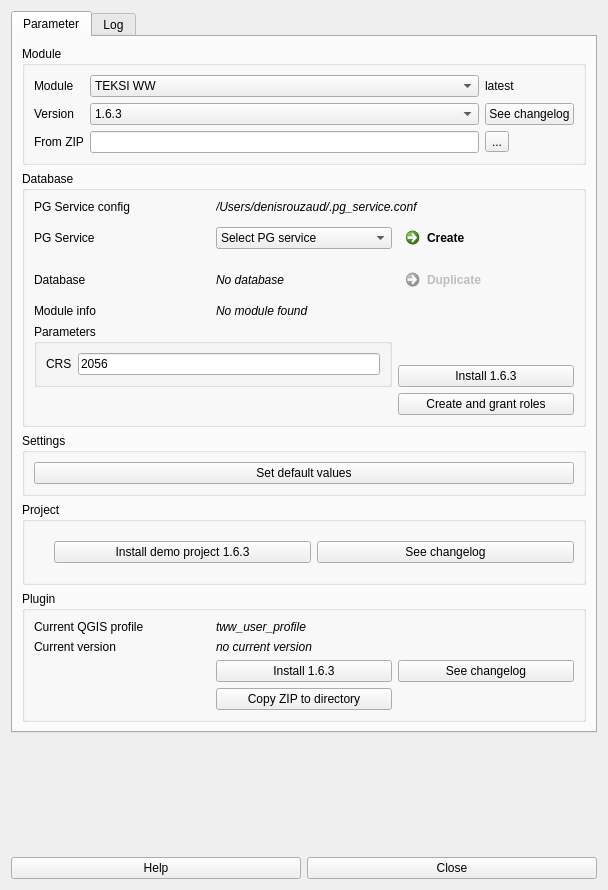
<?xml version="1.0" encoding="UTF-8"?>
<ui version="4.0">
 <class>MainDialog</class>
 <widget class="QWidget" name="MainDialog">
  <property name="geometry">
   <rect>
    <x>0</x>
    <y>0</y>
    <width>608</width>
    <height>890</height>
   </rect>
  </property>
  <property name="windowTitle">
   <string>TEKSI Module Management Tool</string>
  </property>
  <layout class="QGridLayout" name="gridLayout_2">
   <item row="6" column="1">
    <widget class="QPushButton" name="close_pushButton">
     <property name="text">
      <string>Close</string>
     </property>
    </widget>
   </item>
   <item row="6" column="0">
    <widget class="QPushButton" name="help_pushButton">
     <property name="text">
      <string>Help</string>
     </property>
    </widget>
   </item>
   <item row="5" column="0">
    <spacer name="verticalSpacer">
     <property name="orientation">
      <enum>Qt::Vertical</enum>
     </property>
     <property name="sizeHint" stdset="0">
      <size>
       <width>20</width>
       <height>40</height>
      </size>
     </property>
    </spacer>
   </item>
   <item row="0" column="0" rowspan="5" colspan="2">
    <widget class="QTabWidget" name="tabWidget">
     <property name="currentIndex">
      <number>0</number>
     </property>
     <widget class="QWidget" name="tab_3">
      <attribute name="title">
       <string>Parameter</string>
      </attribute>
      <layout class="QGridLayout" name="gridLayout_7">
       <item row="1" column="0">
        <widget class="QGroupBox" name="groupBox_2">
         <property name="title">
          <string>Database</string>
         </property>
         <layout class="QGridLayout" name="gridLayout_5">
          <item row="5" column="0" rowspan="2" colspan="2">
           <widget class="QGroupBox" name="groupBox_5">
            <property name="title">
             <string>Parameters</string>
            </property>
            <layout class="QGridLayout" name="gridLayout_6">
             <item row="0" column="0">
              <widget class="QLabel" name="label_14">
               <property name="text">
                <string>CRS</string>
               </property>
              </widget>
             </item>
             <item row="0" column="1">
              <widget class="QLineEdit" name="lineEdit">
               <property name="text">
                <string>2056</string>
               </property>
              </widget>
             </item>
            </layout>
           </widget>
          </item>
          <item row="1" column="1">
           <widget class="QComboBox" name="db_services_comboBox">
            <item>
             <property name="text">
              <string>Select PG service</string>
             </property>
            </item>
            <item>
             <property name="text">
              <string>tww_pully_admin</string>
             </property>
            </item>
            <item>
             <property name="text">
              <string>tww_pully_user</string>
             </property>
            </item>
            <item>
             <property name="text">
              <string>tdw_pully_admin</string>
             </property>
            </item>
            <item>
             <property name="text">
              <string>tdw_pully_user</string>
             </property>
            </item>
            <item>
             <property name="text">
              <string>jardins_admin</string>
             </property>
            </item>
           </widget>
          </item>
          <item row="1" column="0">
           <widget class="QLabel" name="label_3">
            <property name="text">
             <string>PG Service</string>
            </property>
           </widget>
          </item>
          <item row="0" column="1" colspan="2">
           <widget class="QLabel" name="db_servicesConfigFilePath_label">
            <property name="font">
             <font>
              <italic>true</italic>
             </font>
            </property>
            <property name="text">
             <string>/Users/denisrouzaud/.pg_service.conf</string>
            </property>
            <property name="textInteractionFlags">
             <set>Qt::LinksAccessibleByMouse|Qt::TextSelectableByKeyboard|Qt::TextSelectableByMouse</set>
            </property>
           </widget>
          </item>
          <item row="1" column="2">
           <widget class="QCommandLinkButton" name="db_create_button">
            <property name="text">
             <string>Create</string>
            </property>
           </widget>
          </item>
          <item row="4" column="0">
           <widget class="QLabel" name="label_11">
            <property name="text">
             <string>Module info</string>
            </property>
           </widget>
          </item>
          <item row="9" column="2">
           <widget class="QPushButton" name="pushButton_9">
            <property name="text">
             <string>Create and grant roles</string>
            </property>
           </widget>
          </item>
          <item row="6" column="2">
           <widget class="QPushButton" name="pushButton">
            <property name="text">
             <string>Install 1.6.3</string>
            </property>
           </widget>
          </item>
          <item row="3" column="0">
           <widget class="QLabel" name="label_4">
            <property name="text">
             <string>Database</string>
            </property>
           </widget>
          </item>
          <item row="3" column="2">
           <widget class="QCommandLinkButton" name="db_duplicate_button">
            <property name="enabled">
             <bool>false</bool>
            </property>
            <property name="cursor">
             <cursorShape>ArrowCursor</cursorShape>
            </property>
            <property name="text">
             <string>Duplicate</string>
            </property>
           </widget>
          </item>
          <item row="4" column="1">
           <widget class="QLabel" name="db_moduleInfo_label">
            <property name="font">
             <font>
              <italic>true</italic>
             </font>
            </property>
            <property name="text">
             <string>No module found</string>
            </property>
           </widget>
          </item>
          <item row="3" column="1">
           <widget class="QLabel" name="db_database_label">
            <property name="font">
             <font>
              <italic>true</italic>
             </font>
            </property>
            <property name="text">
             <string>No database</string>
            </property>
           </widget>
          </item>
          <item row="0" column="0">
           <widget class="QLabel" name="label_9">
            <property name="text">
             <string>PG Service config</string>
            </property>
           </widget>
          </item>
         </layout>
        </widget>
       </item>
       <item row="0" column="0">
        <widget class="QGroupBox" name="groupBox">
         <property name="title">
          <string>Module</string>
         </property>
         <layout class="QGridLayout" name="gridLayout">
          <item row="0" column="1">
           <widget class="QLabel" name="label">
            <property name="text">
             <string>Module</string>
            </property>
           </widget>
          </item>
          <item row="1" column="1">
           <widget class="QLabel" name="label_2">
            <property name="text">
             <string>Version</string>
            </property>
           </widget>
          </item>
          <item row="1" column="2">
           <widget class="QComboBox" name="module_version_comboBox">
            <item>
             <property name="text">
              <string>1.6.3</string>
             </property>
            </item>
            <item>
             <property name="text">
              <string>1.6.2</string>
             </property>
            </item>
            <item>
             <property name="text">
              <string>testing (Attention! Never use in production)</string>
             </property>
            </item>
           </widget>
          </item>
          <item row="0" column="2">
           <widget class="QComboBox" name="module_module_comboBox">
            <item>
             <property name="text">
              <string>TEKSI WW</string>
             </property>
            </item>
            <item>
             <property name="text">
              <string>TEKSI DW</string>
             </property>
            </item>
           </widget>
          </item>
          <item row="1" column="3">
           <widget class="QPushButton" name="module_seeChangeLog_pushButton">
            <property name="text">
             <string>See changelog</string>
            </property>
           </widget>
          </item>
          <item row="2" column="1">
           <widget class="QLabel" name="label_15">
            <property name="text">
             <string>From ZIP</string>
            </property>
           </widget>
          </item>
          <item row="2" column="2">
           <widget class="QLineEdit" name="module_fromZip_lineEdit"/>
          </item>
          <item row="2" column="3">
           <widget class="QToolButton" name="module_browseZip_toolButton">
            <property name="text">
             <string>...</string>
            </property>
           </widget>
          </item>
          <item row="0" column="3">
           <widget class="QLabel" name="module_latestVersion_label">
            <property name="text">
             <string>latest</string>
            </property>
           </widget>
          </item>
         </layout>
        </widget>
       </item>
       <item row="4" column="0">
        <widget class="QGroupBox" name="groupBox_3">
         <property name="title">
          <string>Plugin</string>
         </property>
         <layout class="QGridLayout" name="gridLayout_3">
          <item row="3" column="1">
           <widget class="QPushButton" name="pushButton_8">
            <property name="text">
             <string>Copy ZIP to directory</string>
            </property>
           </widget>
          </item>
          <item row="0" column="0">
           <widget class="QLabel" name="label_6">
            <property name="text">
             <string>Current QGIS profile</string>
            </property>
           </widget>
          </item>
          <item row="0" column="1">
           <widget class="QLabel" name="label_7">
            <property name="font">
             <font>
              <italic>true</italic>
             </font>
            </property>
            <property name="text">
             <string>tww_user_profile</string>
            </property>
           </widget>
          </item>
          <item row="1" column="0">
           <widget class="QLabel" name="label_5">
            <property name="text">
             <string>Current version</string>
            </property>
           </widget>
          </item>
          <item row="1" column="1">
           <widget class="QLabel" name="label_8">
            <property name="font">
             <font>
              <italic>true</italic>
             </font>
            </property>
            <property name="text">
             <string>no current version</string>
            </property>
           </widget>
          </item>
          <item row="2" column="1">
           <widget class="QPushButton" name="pushButton_5">
            <property name="text">
             <string>Install 1.6.3</string>
            </property>
           </widget>
          </item>
          <item row="2" column="2">
           <widget class="QPushButton" name="pushButton_11">
            <property name="text">
             <string>See changelog</string>
            </property>
           </widget>
          </item>
         </layout>
        </widget>
       </item>
       <item row="3" column="0">
        <widget class="QGroupBox" name="groupBox_4">
         <property name="title">
          <string>Project</string>
         </property>
         <layout class="QGridLayout" name="gridLayout_4">
          <item row="0" column="2">
           <widget class="QPushButton" name="pushButton_10">
            <property name="text">
             <string>See changelog</string>
            </property>
           </widget>
          </item>
          <item row="0" column="1">
           <widget class="QPushButton" name="pushButton_4">
            <property name="text">
             <string>Install demo project 1.6.3</string>
            </property>
           </widget>
          </item>
          <item row="0" column="0">
           <spacer name="verticalSpacer_2">
            <property name="orientation">
             <enum>Qt::Vertical</enum>
            </property>
            <property name="sizeHint" stdset="0">
             <size>
              <width>20</width>
              <height>40</height>
             </size>
            </property>
           </spacer>
          </item>
         </layout>
        </widget>
       </item>
       <item row="2" column="0">
        <widget class="QGroupBox" name="groupBox_6">
         <property name="title">
          <string>Settings</string>
         </property>
         <layout class="QGridLayout" name="gridLayout_8">
          <item row="0" column="0">
           <widget class="QPushButton" name="pushButton_7">
            <property name="text">
             <string>Set default values</string>
            </property>
           </widget>
          </item>
         </layout>
        </widget>
       </item>
      </layout>
     </widget>
     <widget class="QWidget" name="tab_4">
      <attribute name="title">
       <string>Log</string>
      </attribute>
      <widget class="QScrollArea" name="scrollArea">
       <property name="geometry">
        <rect>
         <x>9</x>
         <y>9</y>
         <width>521</width>
         <height>561</height>
        </rect>
       </property>
       <property name="widgetResizable">
        <bool>true</bool>
       </property>
       <widget class="QWidget" name="scrollAreaWidgetContents">
        <property name="geometry">
         <rect>
          <x>0</x>
          <y>0</y>
          <width>521</width>
          <height>561</height>
         </rect>
        </property>
        <widget class="QTextBrowser" name="textBrowser">
         <property name="geometry">
          <rect>
           <x>-5</x>
           <y>-9</y>
           <width>531</width>
           <height>571</height>
          </rect>
         </property>
        </widget>
       </widget>
      </widget>
     </widget>
    </widget>
   </item>
  </layout>
 </widget>
 <resources/>
 <connections/>
</ui>
